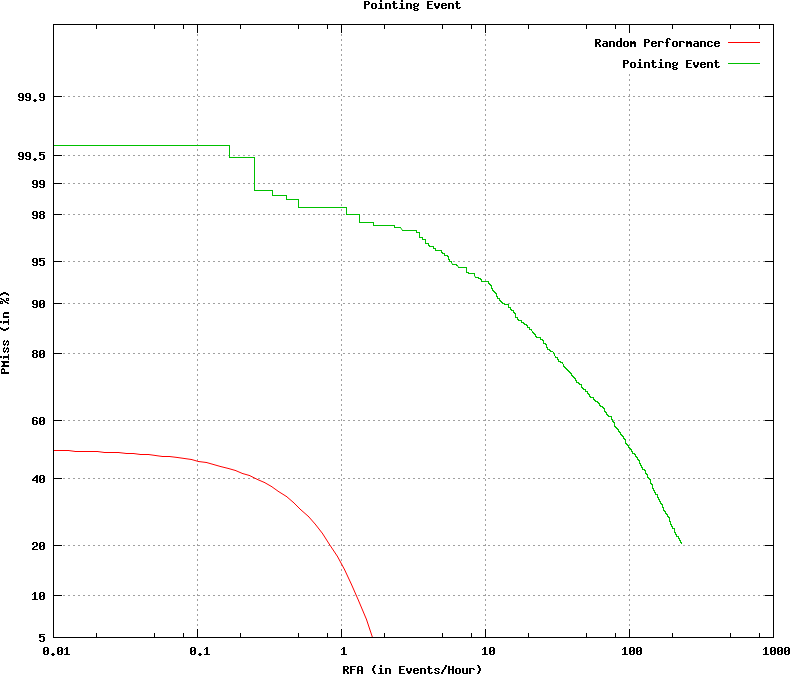

Reproduce this figure in gnuplot.
set terminal postscript color
set noxzeroaxis
set noyzeroaxis
### Using xScale = log
### Using yScale = nd
set style fill  transparent solid 0.10 noborder
### keyLoc=top keySpacing=0.7 keyFontFace=medium keyFontSize=
set key top samplen 1 spacing 0.7  font "medium,"
set size ratio 0.85
set title 'Pointing Event'
set grid
set pointsize 3
set ylabel 'PMiss (in %)'
set xlabel 'RFA (in Events/Hour)'

set xtics 
set logscale x
set noytics
set ytics ('5' -1.6449, '10' -1.2816, '20' -0.8416, '40' -0.2533, '60' 0.2533, '80' 0.8416, '90' 1.2816, '95' 1.6449, '98' 2.0537, '99' 2.3263, '99.5' 2.5758, '99.9' 3.0902)
plot [0.01:1000] [-1.64485362793551:3.7190172740417] \
  -x title 'Random Performance' with lines lc 1,\
    'test.det.Pointing_Event.dat.1' using 5:2 title 'Pointing Event' with  lines  lc 2
